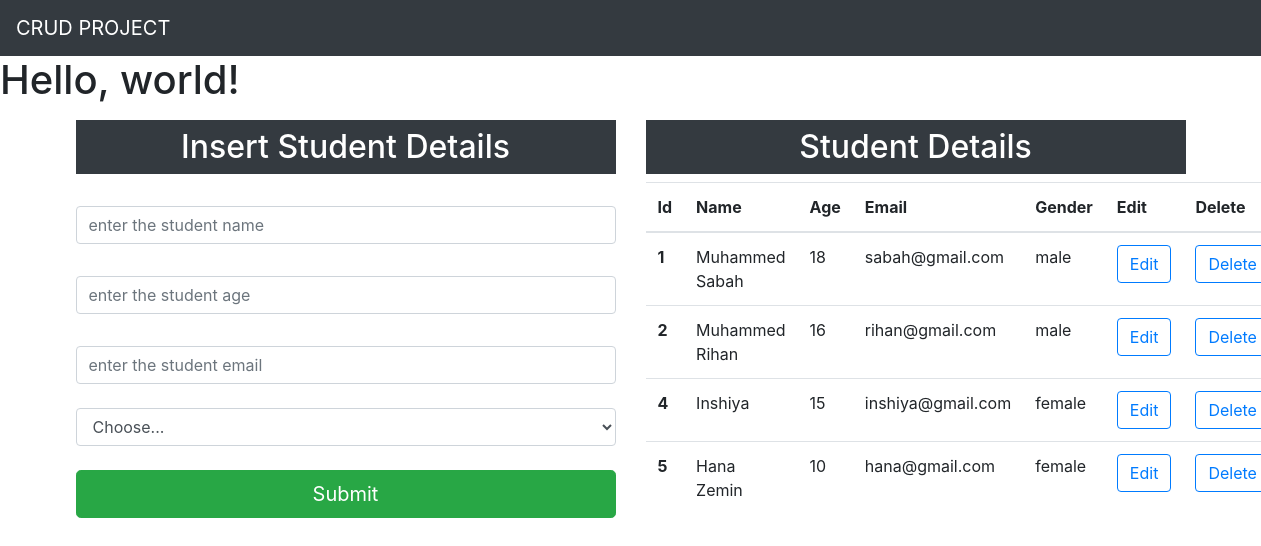
The page / on the database its author committed.
### crudapp/models.py (models this page shows)
class Student(models.Model):
    name=models.CharField(max_length=250)
    age=models.IntegerField()
    email=models.EmailField()
    gender=models.CharField(max_length=250)
    def __str__(self):
        return self.name

### crudapp/views.py (the view)
# urls.py: path("",views.index,name="index"),
def index(request):
    data=Student.objects.all()
    print(data)
    context={"data":data}
    return render(request,'index.html',context)

### templates/index.html (shortened to what this page needs)
<!doctype html>
<html lang="en">
  <head>
    <link rel="stylesheet" href="https://cdn.jsdelivr.net/npm/bootstrap@4.3.1/dist/css/bootstrap.min.css">
  </head>
  <body>
    <nav class="navbar navbar-expand-lg navbar-dark bg-dark">
        <a class="navbar-brand" href="/">CRUD PROJECT</a>
    </nav>
    <h1>Hello, world!</h1>
    <div class="container mt-3">
        <div class="row">
            <div class="col-md-6"><h2 class="text-white bg-dark text-center p-2">Insert Student Details</h2><br>
            <form action="/insert" method="post">
                <div class="form-group">
                    <input type="text" class="form-control" placeholder="enter the student name" name="name" Required><br>
                    <input type="text" class="form-control mt-2" placeholder="enter the student age" name="age" Required><br>
                    <input type="text" class="form-control mt-2" placeholder="enter the student email" name="email" Required><br>
                    <div class="form-group">
                        <select id="gender" name="gender" class="form-control">
                            <option selected>Choose...</option>
                        </select><br>
                        <button type="submit" class="btn btn-success btn-lg btn-block">Submit</button>
                    </div>
                </div>
            </div>
            <div class="col-md-6"><h2 class="text-white bg-dark text-center p-2 mt=5">Student Details</h2>
                <table class="table">
                    <thead>
                      <tr>
                        <th scope="col">Id</th>
                        <th scope="col">Name</th>
                        <th scope="col">Age</th>
                        <th scope="col">Email</th>
                        <th scope="col">Gender</th>
                        <th scope="col">Edit</th>
                        <th scope="col">Delete</th>
                      </tr>
                    </thead>
                    <tbody>
                      {% for d in data %}
                      <tr>
                        <th scope="row">{{d.id}}</th>
                        <td>{{d.name}}</td>
                        <td>{{d.age}}</td>
                        <td>{{d.email}}</td>
                        <td>{{d.gender}}</td>
                        <td><a type="button" href="/update/{{d.id}}" class="btn btn-outline-primary">Edit</button></td>
                        <td><a type="button" href="/delete/{{d.id}}" class="btn btn-outline-primary">Delete</button></td>
                          {% endfor %}
                      </tr>
                    </tbody>
                  </table>
            </div>
  </body>
</html>

### rows shown on the page
Student: id "1", name "Muhammed Sabah", age "18", email "sabah@gmail.com", gender "male"
Student: id "2", name "Muhammed Rihan", age "16", email "rihan@gmail.com", gender "male"
Student: id "4", name "Inshiya", age "15", email "inshiya@gmail.com", gender "female"
Student: id "5", name "Hana Zemin", age "10", email "hana@gmail.com", gender "female"
